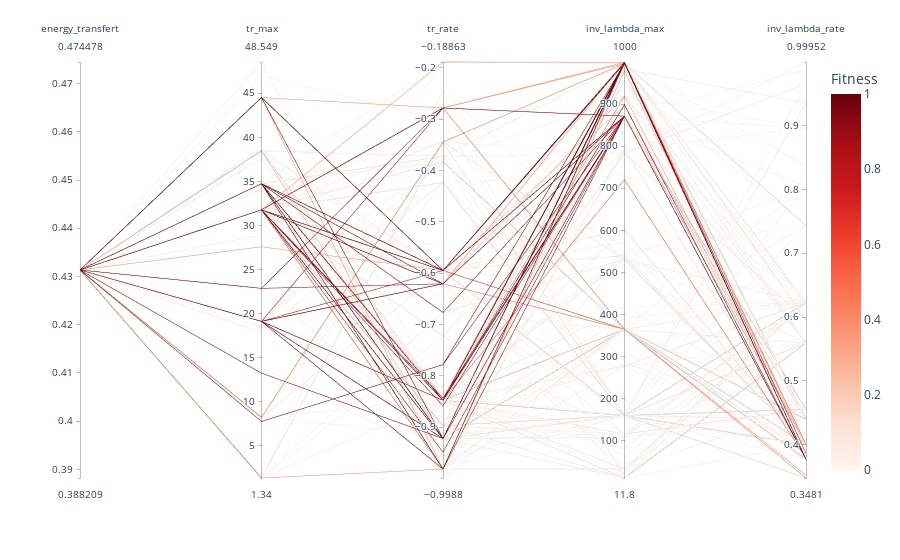

Here is the notebook cell this chart was saved with:
### Code cell
color = (hof_df["fitness"] - hof_df["fitness"].max()).abs()
color = color / color.max()
fig = px.parallel_coordinates(
    hof_df,
    color=color,
    dimensions=list(parameters_boundaries.keys()),
    labels=parameters_boundaries.keys(),
    color_continuous_scale="reds",
)
# set color bar title to "Fitness"
fig.update_layout(coloraxis_colorbar=dict(title="Fitness"))
fig.show()

### Figure 1 — Plotly figure (JSON) as saved in the notebook; plotly's stock layout.template omitted (floating-point values rounded to 4 significant figures; data arrays with more than 128 entries replaced by an {"elided": "..."} marker saying what was removed)
{"data": [{"dimensions": [{"label": "energy_transfert", "values": {"elided": "300 float values"}}, {"label": "tr_max", "values": {"elided": "300 float values"}}, {"label": "tr_rate", "values": {"elided": "300 float values"}}, {"label": "inv_lambda_max", "values": {"elided": "300 float values"}}, {"label": "inv_lambda_rate", "values": {"elided": "300 float values"}}], "domain": {"x": [0, 1], "y": [0, 1]}, "line": {"color": {"elided": "300 float values"}, "coloraxis": "coloraxis"}, "name": "", "type": "parcoords"}], "layout": {"coloraxis": {"colorbar": {"title": {"text": "Fitness"}}, "colorscale": [[0, "rgb(255,245,240)"], [0.125, "rgb(254,224,210)"], [0.25, "rgb(252,187,161)"], [0.375, "rgb(252,146,114)"], [0.5, "rgb(251,106,74)"], [0.625, "rgb(239,59,44)"], [0.75, "rgb(203,24,29)"], [0.875, "rgb(165,15,21)"], [1, "rgb(103,0,13)"]]}, "legend": {"tracegroupgap": 0}, "margin": {"t": 60}}}
